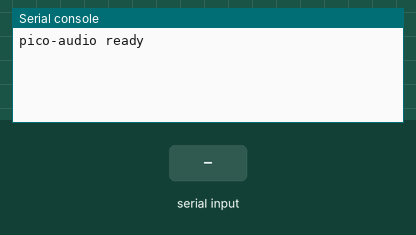
Recording of a program running on a simulated Raspberry Pi Pico running MicroPython. Shown: the last lines printed to the serial console. Inputs (shaded band) come from the test bench.

Above: at 1.2 s.
1.3 s: "RIFF" typed at the serial console, then Enter
At 1.9 s:
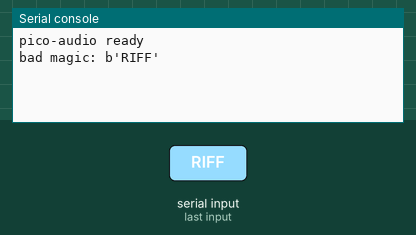
2.8 s: "WAVE" typed at the serial console, then Enter
At 4.0 s:
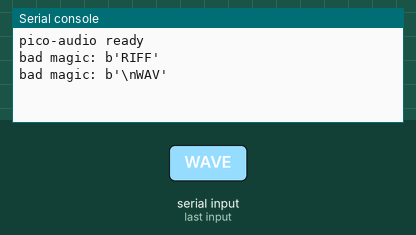
4.3 s: "1" typed at the serial console, then Enter
At 5.4 s:
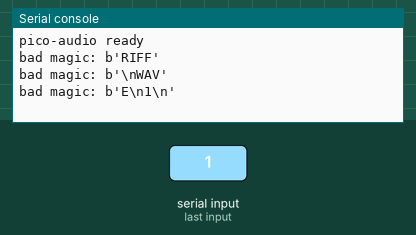
5.8 s: "WAVE" typed at the serial console, then Enter
At 6.6 s:
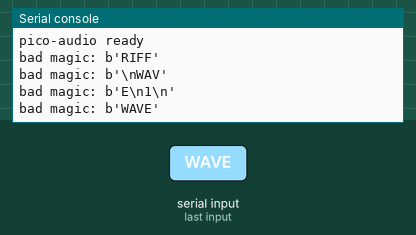
7.3 s: "RIFF" typed at the serial console, then Enter
At 7.7 s:
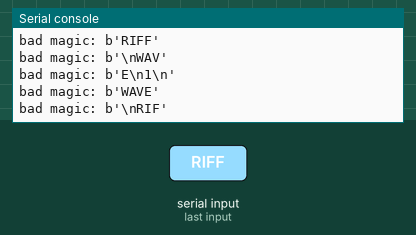
8.8 s: "0" typed at the serial console, then Enter
At 10.0 s:
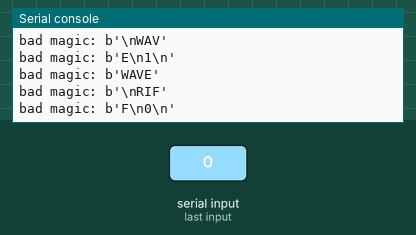

Measured:
- after the input at 1.3 s, the serial console: prints a new line at once (image 1)
- after the input at 2.8 s, the serial console: prints a new line at once (image 2)
- after the input at 4.3 s, the serial console: prints a new line at once (image 3)
- after the input at 5.8 s, the serial console: prints a new line at once (image 4)
- after the input at 7.3 s, the serial console: prints a new line at once (image 5)
- after the input at 8.8 s, the serial console: prints a new line at once (image 6)

The program:

main.py
```python
# main.py — Pico 2 Audio Receiver
# Receives WAV over USB serial from Pi 5, plays via I2S to MAX98357A amp
#
# Hardware: Raspberry Pi Pico 2 (RP2350), MicroPython v1.24+
# Wiring:
#   GP10 → MAX98357A BCLK
#   GP11 → MAX98357A LRC
#   GP12 → MAX98357A DIN
#   3V3  → MAX98357A VIN
#   GND  → MAX98357A GND
#   MAX98357A SD pin → 10kΩ → VIN  (12dB gain, mono left channel)

import gc
import struct
import sys
import zlib
from machine import Pin, I2S

SERIAL_MAGIC = b"BRDG"
SERIAL_DONE  = b"DONE"
I2S_ID       = 0
I2S_SCK_PIN  = 10
I2S_WS_PIN   = 11
I2S_SD_PIN   = 12
CHUNK_SIZE   = 4096
I2S_IBUF     = 8000   # 1 second at 8kHz
WAV_HDR_SIZE = 44
WAV_SIZE_CAP = 300_000  # 300KB max (~37s at 8kHz 8-bit)


def read_exactly(n: int) -> bytes:
    buf  = bytearray(n)
    view = memoryview(buf)
    pos  = 0
    while pos < n:
        chunk = sys.stdin.buffer.read(n - pos)
        if chunk:
            ln = len(chunk)
            view[pos:pos + ln] = chunk
            pos += ln
    return bytes(buf)


def parse_wav_header(header: bytes):
    if header[:4] != b"RIFF" or header[8:12] != b"WAVE":
        raise ValueError("not WAV")
    channels    = struct.unpack_from("<H", header, 22)[0]
    sample_rate = struct.unpack_from("<I", header, 24)[0]
    bits        = struct.unpack_from("<H", header, 34)[0]
    return sample_rate, bits, channels


def play_wav(wav_bytes: bytes) -> None:
    sample_rate, bits, channels = parse_wav_header(wav_bytes[:WAV_HDR_SIZE])
    print(f"play: {sample_rate}Hz {bits}bit ch={channels}")

    audio_out = I2S(
        I2S_ID,
        sck=Pin(I2S_SCK_PIN),
        ws=Pin(I2S_WS_PIN),
        sd=Pin(I2S_SD_PIN),
        mode=I2S.TX,
        bits=bits,
        format=I2S.MONO if channels == 1 else I2S.STEREO,
        rate=sample_rate,
        ibuf=I2S_IBUF,
    )
    try:
        pcm  = memoryview(wav_bytes)[WAV_HDR_SIZE:]
        off  = 0
        size = len(pcm)
        while off < size:
            end = min(off + CHUNK_SIZE, size)
            audio_out.write(pcm[off:end])
            off = end
        audio_out.write(bytearray(CHUNK_SIZE))  # flush
    finally:
        audio_out.deinit()


def ack(msg: bytes) -> None:
    sys.stdout.buffer.write(msg)
    sys.stdout.flush()


def main():
    print("pico-audio ready")
    sys.stdout.flush()

    while True:
        gc.collect()
        try:
            magic = read_exactly(4)
            if magic != SERIAL_MAGIC:
                print(f"bad magic: {magic!r}")
                continue

            meta = read_exactly(8)
            wav_size, expected_crc = struct.unpack("<II", meta)
            print(f"incoming: {wav_size}B crc={expected_crc:#010x}")

            if wav_size > WAV_SIZE_CAP:
                print(f"too large: {wav_size}")
                ack(b"ERR\n")
                continue

            wav_bytes = read_exactly(wav_size)
            trailer   = read_exactly(4)

            if trailer != SERIAL_DONE:
                print(f"bad trailer: {trailer!r}")
                ack(b"ERR\n")
                continue

            actual_crc = zlib.crc32(wav_bytes) & 0xFFFFFFFF
            if actual_crc != expected_crc:
                print(f"CRC mismatch: got {actual_crc:#010x}")
                ack(b"ERR\n")
                continue

            ack(b"ACK\n")
            print("playing...")
            play_wav(wav_bytes)
            print("done")

        except Exception as e:
            print(f"error: {e}")
            try:
                ack(b"ERR\n")
            except Exception:
                pass


main()
```
